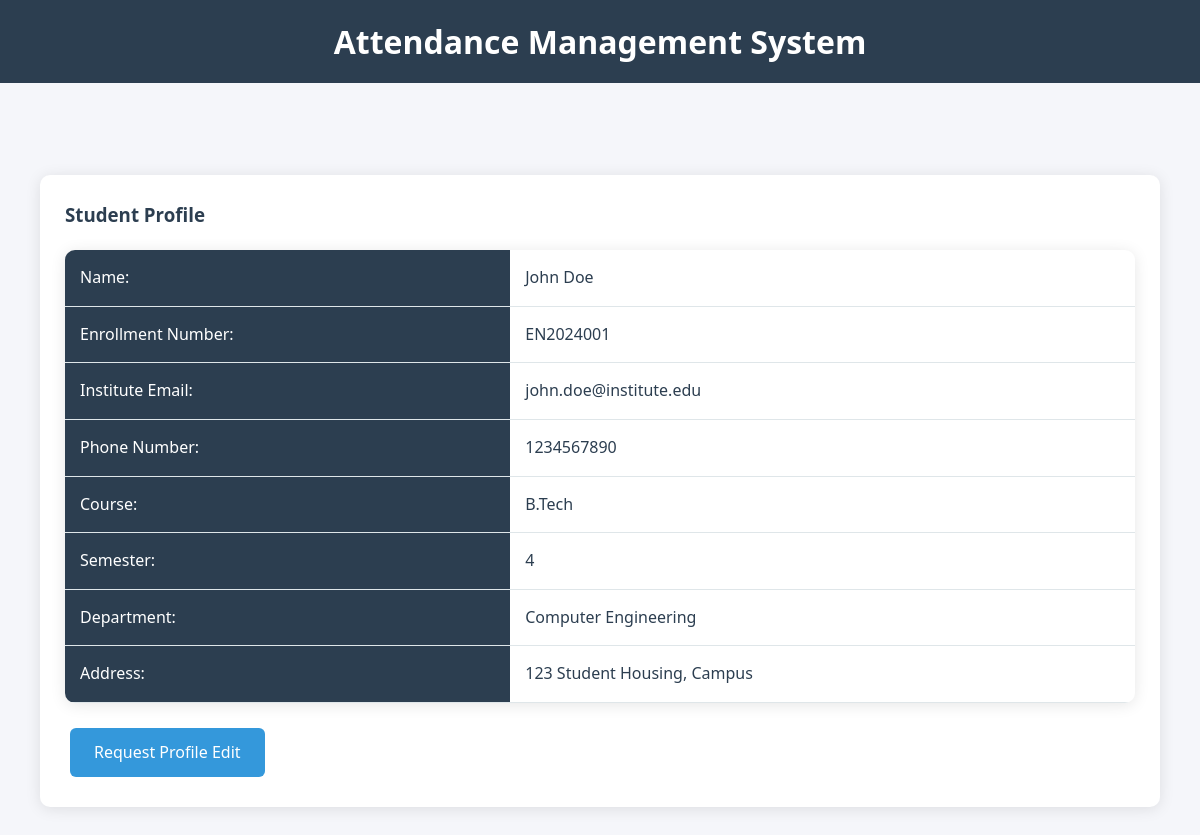
/student/profile (signed in), run on the app's committed database.
### app.py (models this page shows)
class Student(db.Model):
    id = db.Column(db.Integer, primary_key=True)
    user_id = db.Column(db.Integer, db.ForeignKey('user.id'), nullable=False)
    enrollment_number = db.Column(db.String(20), unique=True, nullable=False)
    name = db.Column(db.String(100), nullable=False)
    phone_number = db.Column(db.String(15))
    institute_email = db.Column(db.String(120), unique=True)
    course = db.Column(db.String(50))
    semester = db.Column(db.Integer)
    department = db.Column(db.String(50))
    address = db.Column(db.Text)
    marks = db.relationship('Marks', backref='student', lazy=True)

### app.py (the view)
@app.route('/student/profile')
def student_profile():
    if session.get('role') != 'student':
        return redirect(url_for('login'))
    student = Student.query.filter_by(user_id=session['user_id']).first()
    return render_template('student/profile.html', student=student)

### templates/student/profile.html
{% extends "base.html" %}
{% block content %}
<div class="container mt-4">
    <div class="card">
        <div class="card-header">
            <h3>Student Profile</h3>
        </div>
        <div class="card-body">
            <div class="row">
                <div class="col-md-8">
                    <table class="table">
                        <tr>
                            <th>Name:</th>
                            <td>{{ student.name }}</td>
                        </tr>
                        <tr>
                            <th>Enrollment Number:</th>
                            <td>{{ student.enrollment_number }}</td>
                        </tr>
                        <tr>
                            <th>Institute Email:</th>
                            <td>{{ student.institute_email }}</td>
                        </tr>
                        <tr>
                            <th>Phone Number:</th>
                            <td>{{ student.phone_number }}</td>
                        </tr>
                        <tr>
                            <th>Course:</th>
                            <td>{{ student.course }}</td>
                        </tr>
                        <tr>
                            <th>Semester:</th>
                            <td>{{ student.semester }}</td>
                        </tr>
                        <tr>
                            <th>Department:</th>
                            <td>{{ student.department }}</td>
                        </tr>
                        <tr>
                            <th>Address:</th>
                            <td>{{ student.address }}</td>
                        </tr>
                    </table>
                    <div class="mt-3">
                        <a href="{{ url_for('student_edit_profile_request') }}" class="btn btn-primary">Request Profile Edit</a>
                    </div>
                </div>
            </div>
        </div>
    </div>
</div>
{% endblock %}

### templates/base.html (style rules this page uses)
:root { --primary: #2c3e50; --secondary: #34495e; --accent: #3498db; --success: #27ae60; --danger: #e74c3c; --light: #ecf0f1; --dark: #2c3e50; --text: #2c3e50; }
* { margin: 0; padding: 0; box-sizing: border-box; }
body { font-family: 'Segoe UI', Tahoma, Geneva, Verdana, sans-serif; background-color: #f5f6fa; color: var(--text); line-height: 1.6; }
.container { max-width: 1200px; margin: 0 auto; padding: 20px; }
.card { background: white; border-radius: 10px; box-shadow: 0 2px 15px rgba(0, 0, 0, 0.1); padding: 25px; margin: 20px 0; }
.btn { display: inline-block; padding: 12px 24px; border-radius: 6px; text-decoration: none; font-weight: 500; transition: all 0.3s ease; border: none; cursor: pointer; margin: 5px; }
.btn-primary { background: var(--accent); color: white; }
table { width: 100%; border-collapse: collapse; margin: 20px 0; background: white; border-radius: 10px; overflow: hidden; box-shadow: 0 2px 15px rgba(0, 0, 0, 0.1); }
th, td { padding: 15px; text-align: left; border-bottom: 1px solid #dfe6e9; }
th { background: var(--primary); color: white; font-weight: 500; }

### data on the page
Student: name "John Doe", enrollment_number "EN2024001", institute_email "john.doe@institute.edu", phone_number "1234567890", course "B.Tech", semester "4", department "Computer Engineering", address "123 Student Housing, Campus"
